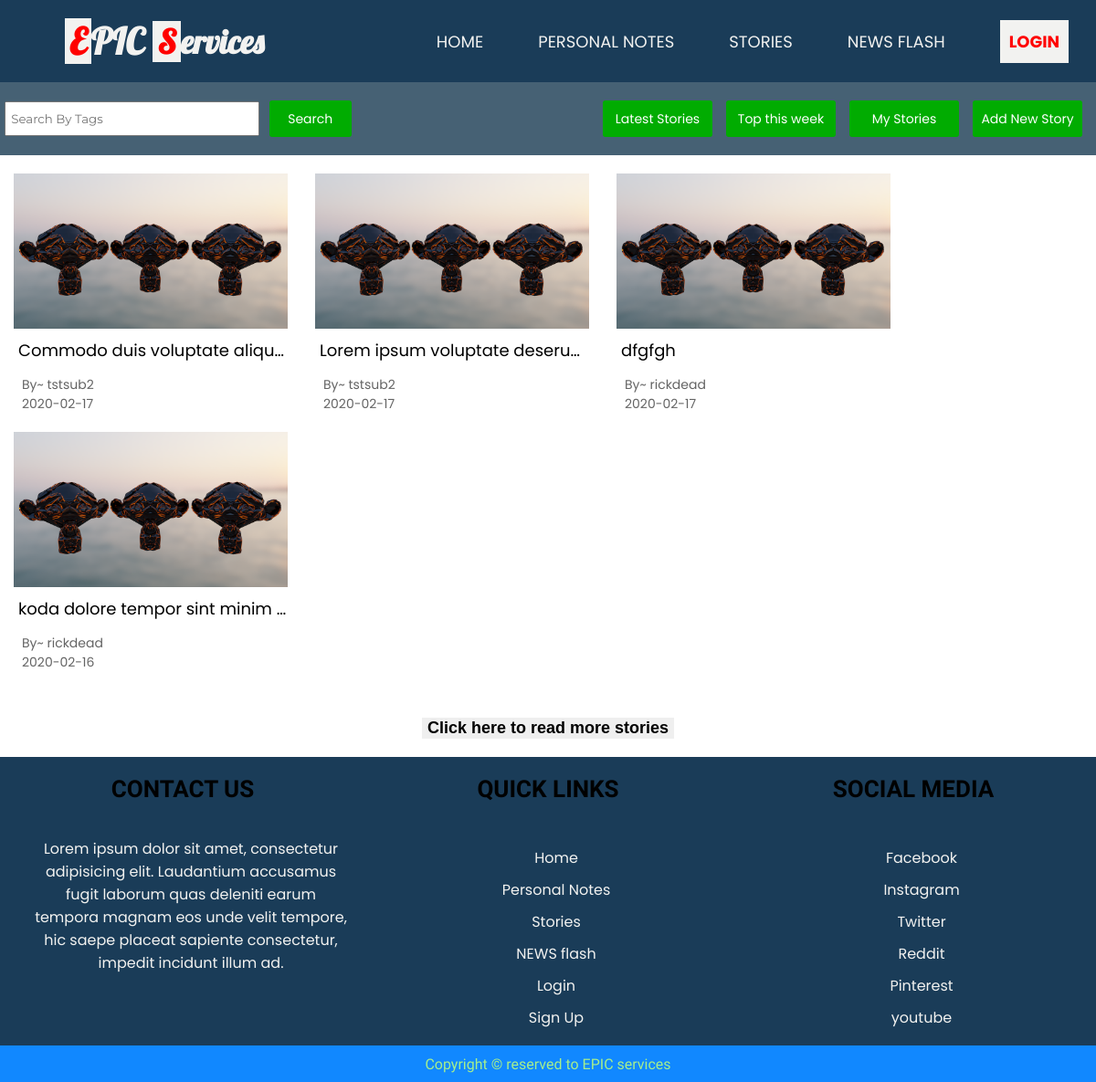
/stories/index.php, run on the app's committed database.
### tables this page shows
CREATE TABLE `stories` (
  `storyid` int(11) NOT NULL,
  `storyuser` varchar(15) DEFAULT NULL,
  `storytitle` text,
  `storydata` text,
  `storytags` text,
  `dttm` date DEFAULT NULL
);

### stories/index.php (the view, shortened to what this page needs)
<?php
	include("../public/top.php");
?>
<!DOCTYPE html>
<html lang="en">
<head>
	<link rel="stylesheet" href="styles/stories.css">
</head>
<body>
	<section id="storiessContainer">
		<?php
			include '../public/header.php';
		?>
		<section class="stories-container-main">
			<section class="stories-options">
				<section class="search-stories">
					<form method="get" action="">
						<input type="text" name="storytags" placeholder="Search By Tags">
						<button type="submit" name="searchStory" value="true">Search</button>
					</form>
				</section>
				<section class="more-ops">
					<a href="index.php?filter=latest" class="ctrl-btn">
						Latest Stories
					</a>
					<a href="index.php?filter=weeklytop" class="ctrl-btn">
						Top this week
					</a>
					<a href="index.php?filter=mystories" class="ctrl-btn">
						My Stories
					</a>
					<a href="add.php" class="ctrl-btn">
						Add New Story
					</a>
				</section>
			</section>
			<section class="st-container">
				<?php
					if (!isset($_GET['searchStory'])) {
						if (!isset($_GET['filter'])) {
							$selectstoriesquery = "select * from stories order by rand() limit 20";
						}
					}
					else {
						$tagsToSearch = $_GET['storytags'];
						$selectstoriesquery = "select * from stories where storytags like '%$tagsToSearch%'";
					}
					$res = mysqli_query($conn, $selectstoriesquery);
					$checkData = mysqli_num_rows($res);
					if ($checkData > 0){
						while($row = mysqli_fetch_array($res)) {
							$storyid = $row['storyid'];
							$storyuser = $row['storyuser'];
							$storytitle = $row['storytitle'];
							$uploaddate = $row['dttm'];
							$storyopenpath = "href=open.php?storyid=$storyid";
				?>
				<a <?= $storyopenpath ?>>
					<section class="storyMain">
						<section class="story-thumbnail">
							<img src="../assets/images/GenModRender4.png">
						</section>
						<section class="story-title">
							<?= $storytitle ?>
						</section>
						<section class="author">By~ <?= $storyuser ?></section>
						<section class="uploadDate"><?= $uploaddate ?></section>
					</section>
				</a>
				<?php
						}
					 }
				?>
			</section>
			<section style="width: 100%;text-align: center;"><button onclick="window.location.reload();" style="border: none; background-color: none;margin-top: 50px;font-size: 18px;font-weight: bold">Click here to read more stories</button></section>
		</section>
		<?php
			include '../public/footer.php';
		?>
	</section>
</body>
</html>

### stories/styles/stories.css (style rules this page uses)
.stories-container-main { width: 100%; min-height: 600px; }
.stories-options { width: 100%; min-height: 80px; background-color: rgb(70, 97, 116); display: flex; justify-content: space-between; align-items: center; flex-wrap: wrap; }
.search-stories { width: 390px; height: 80px; }
.search-stories form { width: 100%; height: 100%; display: flex; justify-content: space-around; align-items: center; }
.search-stories input[type="text"] { padding-left: 5px; width: calc(70% - 5px); height: 40%; font-family: 'Montserrat', sans-serif; }
.search-stories button { width: 90px; height: 40px; border-radius: 3px; background-color: #01ac01; border: none; color: white; font-size: 14px; font-family: 'Poppins', sans-serif; }
.more-ops { display: flex; }
.ctrl-btn { width: 120px; height: 40px; background-color: #01ac01; border-radius: 3px; font-size: 14px; font-family: 'Poppins', sans-serif; display: flex; justify-content: center; align-items: center; color: white; text-decoration: none; margin-right: 15px; }
.st-container { width: 100%; display: flex; flex-wrap: wrap; }
.storyMain { width: 300px; margin-top: 20px; margin-left: 15px; margin-right: 15px; }
.story-thumbnail { width: 100%; height: 170px; display: flex; justify-content: center; align-items: center; }
.story-thumbnail img { width: 100%; height: 100%; object-fit: cover; }
.story-title { display:inline-block; width: calc(100% - 5px); white-space: nowrap; overflow:hidden !important; text-overflow: ellipsis; font-size: 18px; padding-top: 10px; padding-bottom: 10px; padding-left: 5px; font-family: 'Poppins', sans-serif; }
.author, .uploadDate { width: 90%; margin-left: 3%; font-family: 'Poppins', sans-serif; font-size: 14px; color: rgb(100,100,100); }
a { text-decoration: none; color: black; display: block; }

### public/styles/header.css (style rules this page uses)
body { margin: 0; padding: 0; }

### data on the page
stories: storytitle "Commodo duis voluptate aliqu…", storyuser "tstsub2", dttm "2020-02-17"
stories: storytitle "Lorem ipsum voluptate deserunt.", storyuser "tstsub2", dttm "2020-02-17"
stories: storytitle "dfgfgh", storyuser "rickdead", dttm "2020-02-17"
stories: storytitle "koda dolore tempor sint minim…", storyuser "rickdead", dttm "2020-02-16"
